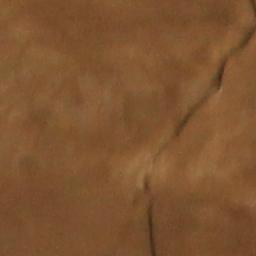
#> input picture dataset/train/crack/11506.jpg, 256 x 256 px; its folder holds only this picture in this run
$ jupyter execute --allow-errors projeto_final_pdi.ipynb   (older library calls are emulated)
#> lines starting #> are read from the running program, lines starting #| are printed output that depends on the picture
[cell 1]
import numpy as np
import cv2
import os
import matplotlib.pyplot as plt
from PIL import Image
import random
import csv

[cell 2]
from sklearn.svm import SVC
from sklearn.metrics import accuracy_score, confusion_matrix, f1_score, precision_score, recall_score
from sklearn.ensemble import RandomForestClassifier, VotingClassifier
from sklearn.ensemble import StackingClassifier
from sklearn.model_selection import GridSearchCV
from sklearn.metrics import accuracy_score, confusion_matrix, f1_score, precision_score, recall_score

[cell 3]
import joblib

## Constantes (paths, dimensões, etc)

[cell 4]
base_dir_train_crack = 'dataset/train/crack/'
base_dir_train_non_crack = 'dataset/train/non-crack_random_subset/'
base_dir_test_crack = 'dataset/test/crack/'
base_dir_test_non_crack = 'dataset/test/non-crack_random_subset/'
base_dir_processed_train_images = 'processed-dataset-train/'
base_dir_trained_models = 'trained-models/'

[cell 5]
preprocessed_image_name_prefix = 'preprocessed_'

[cell 6]
svm_model_filename = 'svm_model.pkl'
rf_model_filename = 'rf_model.pkl'

[cell 7]
testing_case_dir = 'testing-case-example/Testing/'
testing_case_csv_file_name = 'Testing.csv'

[cell 8]
default_image_width = 256
default_image_height = 256

[cell 9]
median_blur_kernel_size = 3
clahe_clip_limit = 4.0
clahe_tile_grid_size = (30, 30)
first_erosion_iterations = 3
first_dilation_iterations = 2
size_for_erosion_and_dilation_element = 2

element_for_erosion_and_dilation = \
    cv2.getStructuringElement(cv2.MORPH_CROSS, \
                              (2 * size_for_erosion_and_dilation_element + 1, 2 * size_for_erosion_and_dilation_element + 1), \
                              (size_for_erosion_and_dilation_element, size_for_erosion_and_dilation_element))

adapt_thresh_neighbour_size = 11
adapt_thresh_subtraction_constant = 2

sobel_kernel_size = 3

[cell 10]
svm_param_grid_for_search = {
    'C': [0.1, 1, 10],
    'kernel': ['linear', 'rbf', 'poly'],
    'gamma': ['scale', 'auto']
}

[cell 11]
rf_param_grid_for_search = {
    'n_estimators': [150, 250],
    'max_depth': [10, 20],
    'min_samples_split': [3, 7],
    'min_samples_leaf': [1, 2, 4]
}

## Funções de pré-processamento

[cell 12]
def pre_process_with_grayscale_median_clahe_darkening_erosion_dilation( \
                                                                 images_list, \
                                                                 median_blur_kernel_size, \
                                                                 clahe_clip_limit, \
                                                                 clahe_tile_grid_size, \
                                                                 element_for_erosion_and_dilation, \
                                                                 first_erosion_iterations, \
                                                                 first_dilation_iterations):

    pre_processed_images = []
    clahe = cv2.createCLAHE(clipLimit = clahe_clip_limit, tileGridSize = clahe_tile_grid_size)

    for image in images_list:
        grayscale_image = cv2.cvtColor(image, cv2.COLOR_RGB2GRAY) # converte para escala de cinzas
        blured_image = cv2.medianBlur(grayscale_image, median_blur_kernel_size) # aplica filtro de mediana
        clahe_image = clahe.apply(blured_image) # aplica equalizacao de histograma por blocos, uniformiza iluminacao
        min_pixel_value = np.min(clahe_image) # obtem o pixel de menor valor na imagem
        darker_image = clahe_image - min_pixel_value # escurece toda a imagem, subtraindo o valor do menor pixel

        erosion_image = cv2.erode(darker_image, \
                                  element_for_erosion_and_dilation, \
                                  iterations = first_erosion_iterations) # aplica n erosoes

        dilated_image = cv2.dilate(erosion_image, \
                                   element_for_erosion_and_dilation, \
                                   iterations = first_dilation_iterations) # aplica n dilatacoes

        pre_processed_images.append(dilated_image)

    return pre_processed_images

[cell 13]
# [38 lines left out: function pre_process_with_grayscale_median_clahe_darkening_erosion_dilation_adaptthreshold, not called in this run]

[cell 14]
# [36 lines left out: function pre_process_with_grayscale_median_clahe_darkening_erosion_dilation_sobel, not called in this run]

[cell 15]
# [32 lines left out: function pre_process_with_median_clahe_darkening_erosion_dilation, not called in this run]

## Demais funções

[cell 16]
def load_images_from_name_list(base_dir, list_with_names, default_image_width, default_image_height):
#> called with base_dir = 'dataset/train/crack/', default_image_width = 256, default_image_height = 256
    loaded_images = []
    for image_name in list_with_names:
        im = cv2.imread(base_dir + image_name)
#> im is the input picture: shape (256, 256, 3); mean B, G, R 48.8, 83.8, 126.1
        im_correct_colorscheme = cv2.cvtColor(im, cv2.COLOR_BGR2RGB)
        im_resized = cv2.resize(im_correct_colorscheme, (default_image_width, default_image_height))
        loaded_images.append(im_resized)
    return loaded_images

[cell 17]
def save_images(base_dir, images_list, images_names_list, image_name_prefix, directory_to_save):
    for idx in range(len(images_names_list)):

        if not os.path.exists(base_dir + directory_to_save):
            os.makedirs(base_dir + directory_to_save)

        cv2.imwrite(base_dir + directory_to_save + '/' + image_name_prefix + images_names_list[idx], images_list[idx])

[cell 18]
# [16 lines left out: function get_data_and_labels, not called in this run]

## Carregando conjunto de dados

[cell 19]
crack_images_for_train_name_list = os.listdir(base_dir_train_crack)
#> (the rest of this cell did not finish here and is left out)

[cell 20]
crack_images_for_train_list = load_images_from_name_list(base_dir_train_crack, \
                                                         crack_images_for_train_name_list, \
                                                         default_image_width, default_image_height)
#> crack_images_for_train_list = 1 item

#> (a cell that did not finish here is left out)

#> (a cell that did not finish here is left out)

#> (a cell that did not finish here is left out)

## Treinamento dos modelos

### Pré-processamento 1: Conversão escala de cinzas, filtro mediana, CLAHE, escurecimento, erosão e dilatação

[cell 24]
pre_processed_train_crack_1 = pre_process_with_grayscale_median_clahe_darkening_erosion_dilation( \
                                                                                       crack_images_for_train_list, \
                                                                                       median_blur_kernel_size, \
                                                                                       clahe_clip_limit, \
                                                                                       clahe_tile_grid_size, \
                                                                                       element_for_erosion_and_dilation, \
                                                                                       first_erosion_iterations, \
                                                                                       first_dilation_iterations)
#> the loop in pre_process_with_grayscale_median_clahe_darkening_erosion_dilation, `for image in images_list:` made 1 pass
#> min_pixel_value on pass 1: 32
#> pass 1, in pre_process_with_grayscale_median_clahe_darkening_erosion_dilation, `grayscale_image = cv2.cvtColor(image, cv2.COLOR_RGB2GRAY)`:
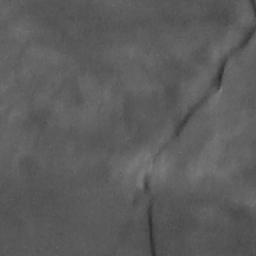
#> grayscale_image: shape (256, 256); min 45, max 124, mean 92.5
#> pass 1, in pre_process_with_grayscale_median_clahe_darkening_erosion_dilation, `clahe_image = clahe.apply(blured_image)`:
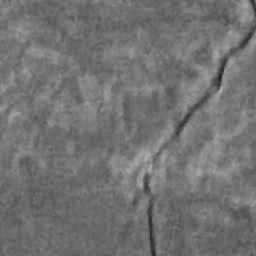
#> clahe_image: shape (256, 256); min 32, max 178, mean 114.1
#> pass 1, in pre_process_with_grayscale_median_clahe_darkening_erosion_dilation, `darker_image = clahe_image - min_pixel_value`:
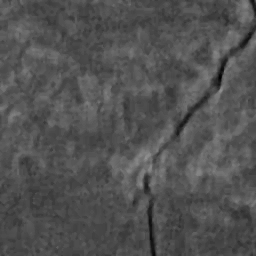
#> darker_image: shape (256, 256); min 0, max 146, mean 82.1
#> after the loop in pre_process_with_grayscale_median_clahe_darkening_erosion_dilation, `for image in images_list:`:
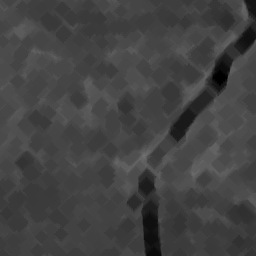
#> erosion_image: shape (256, 256); min 0, max 113, mean 66.6
#> pre_processed_train_crack_1 = 1 item

#> (a cell that did not finish here is left out)

#> (a cell that did not finish here is left out)

#> (a cell that did not finish here is left out)

[cell 28]
save_images(base_dir_processed_train_images, \
            pre_processed_train_crack_1, \
            crack_images_for_train_name_list, \
            preprocessed_image_name_prefix, \
            'crack_1')
#> the loop in save_images, `for idx in range(len(images_names_list)): ` made 1 pass
#> pass 1, in save_images, `cv2.imwrite(base_dir + directory_to_save + '/' + image_name_prefix + i..`:
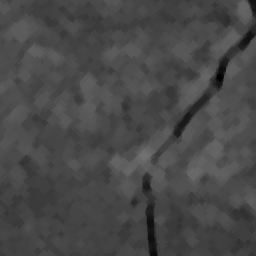
#> saved as preprocessed_11506.jpg: shape (256, 256); min 0, max 113, mean 72.6

$ run again, on dataset/train/crack/20993.jpg
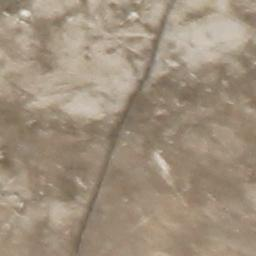
#> input picture dataset/train/crack/20993.jpg, 256 x 256 px
#> in load_images_from_name_list, im is the input picture: shape (256, 256, 3); mean B, G, R 124.6, 143.9, 160
#> crack_images_for_train_list = 1 item
#> the loop in pre_process_with_grayscale_median_clahe_darkening_erosion_dilation, `for image in images_list:` made 1 pass
#> min_pixel_value on pass 1: 68
#> after the loop in pre_process_with_grayscale_median_clahe_darkening_erosion_dilation, `for image in images_list:`:
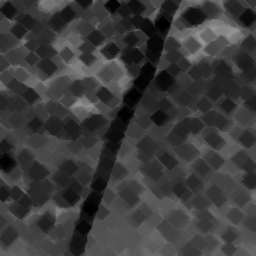
#> erosion_image: shape (256, 256); min 0, max 152, mean 58.5
#> the loop in save_images, `for idx in range(len(images_names_list)): ` made 1 pass
#> pass 1, in save_images, `cv2.imwrite(base_dir + directory_to_save + '/' + image_name_prefix + i..`:
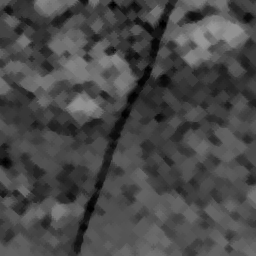
#> saved as preprocessed_20993.jpg: shape (256, 256); min 0, max 152, mean 72.2

$ run again, on dataset/train/crack/21321.jpg
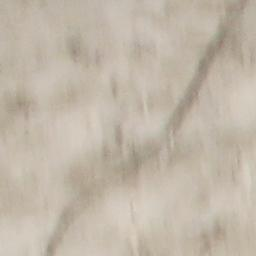
#> input picture dataset/train/crack/21321.jpg, 256 x 256 px
#> in load_images_from_name_list, im is the input picture: shape (256, 256, 3); mean B, G, R 167.9, 182.4, 193.2
#> crack_images_for_train_list = 1 item
#> the loop in pre_process_with_grayscale_median_clahe_darkening_erosion_dilation, `for image in images_list:` made 1 pass
#> min_pixel_value on pass 1: 102
#> pass 1, in pre_process_with_grayscale_median_clahe_darkening_erosion_dilation, `clahe_image = clahe.apply(blured_image)`:
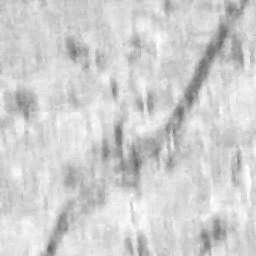
#> clahe_image: shape (256, 256); min 102, max 255, mean 208
#> the loop in save_images, `for idx in range(len(images_names_list)): ` made 1 pass
#> pass 1, in save_images, `cv2.imwrite(base_dir + directory_to_save + '/' + image_name_prefix + i..`:
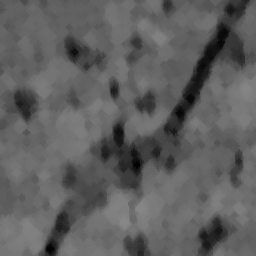
#> saved as preprocessed_21321.jpg: shape (256, 256); min 0, max 135, mean 95.2

$ run again, on dataset/train/crack/21516.jpg
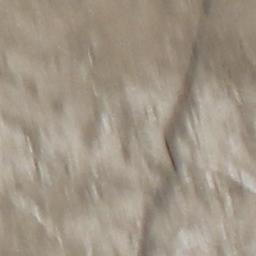
#> input picture dataset/train/crack/21516.jpg, 256 x 256 px
#> in load_images_from_name_list, im is the input picture: shape (256, 256, 3); mean B, G, R 133.7, 148.7, 160.2
#> crack_images_for_train_list = 1 item
#> the loop in pre_process_with_grayscale_median_clahe_darkening_erosion_dilation, `for image in images_list:` made 1 pass
#> min_pixel_value on pass 1: 51
#> pass 1, in pre_process_with_grayscale_median_clahe_darkening_erosion_dilation, `clahe_image = clahe.apply(blured_image)`:
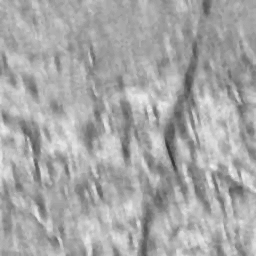
#> clahe_image: shape (256, 256); min 51, max 242, mean 167.5
#> the loop in save_images, `for idx in range(len(images_names_list)): ` made 1 pass
#> pass 1, in save_images, `cv2.imwrite(base_dir + directory_to_save + '/' + image_name_prefix + i..`:
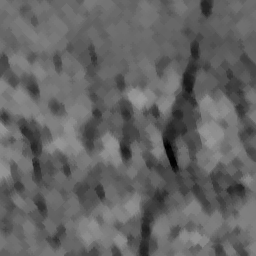
#> saved as preprocessed_21516.jpg: shape (256, 256); min 0, max 157, mean 99.9
